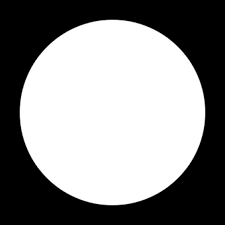
#> input picture images.png, 225 x 225 px
$ jupyter execute 'ders çalışmaları.ipynb'
#> lines starting #> are read from the running program, lines starting #| are printed output that depends on the picture; after the words box and inside, x2 and y2 are one past the last pixel; in counts of white or black regions, pixels touching at a corner belong together
[cell 1]
import cv2
image = cv2.imread('images.png')
#> image is the input picture: shape (225, 225, 3); min 0, max 255, mean 136.1
h, w = image.shape[:2]
#> h = 225; w = 225
print("Height = {}, Width = {}".format(h, w))
#| Height = 225, Width = 225

[cell 2]
import cv2
import numpy as np
import matplotlib.pyplot as plt
img=cv2.imread("s_futbol1.jpg")
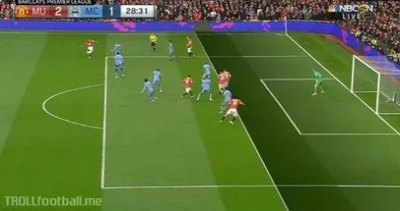
#> input picture s_futbol1.jpg, 400 x 211 px
#> img is the input picture: shape (211, 400, 3); mean B, G, R 54.3, 111.4, 87.3
plt.imshow(img)
plt.show()
plt.close('all')

cv2.waitKey(0)
cv2.destroyAllWindows()

[cell 3]
(B, G, R) = image[100, 100]
#> B = 255; G = 255; R = 255
print("R = {}, G = {}, B = {}".format(R, G, B))
#| R = 255, G = 255, B = 255
B = image[100, 100, 0]
print("B = {}".format(B))
#| B = 255

[cell 4]
a,b,c=image[100,20]
#> a = 129; b = 129; c = 129

[cell 5]
import cv2
image = cv2.imread('s_futbol1.jpg')
B, G, R = cv2.split(image)
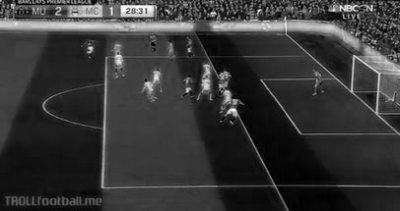
#> B: shape (211, 400); min 0, max 255, mean 54.3
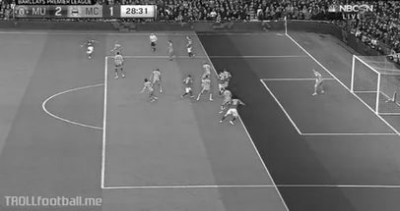
#> G: shape (211, 400); min 1, max 253, mean 111.4
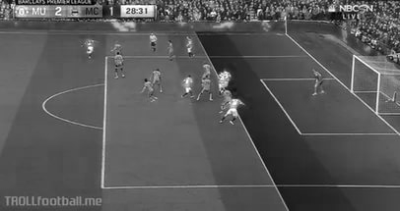
#> R: shape (211, 400); min 2, max 255, mean 87.3
cv2.imshow("original", image)
cv2.waitKey(0)
cv2.imshow("blue", B)
cv2.waitKey(0)
cv2.imshow("Green", G)
cv2.waitKey(0)
cv2.imshow("red", R)
cv2.waitKey(0)
cv2.destroyAllWindows()

[cell 6]
import cv2
import matplotlib.pyplot as plt

# Renkli bir görüntüyü yükle
image = cv2.imread('s_futbol1.jpg')

# BGR kanallarını ayır
b, g, r = cv2.split(image)

# Her bir kanalı gösterme
plt.subplot(1, 3, 1)
plt.imshow(b, cmap='gray')
plt.title('Mavi Kanal')

plt.subplot(1, 3, 2)
plt.imshow(g, cmap='gray')
plt.title('Yeşil Kanal')

plt.subplot(1, 3, 3)
plt.imshow(r, cmap='gray')
plt.title('Kırmızı Kanal')

plt.show()

[cell 7]
roi = image[100 : 500, 200 : 700]
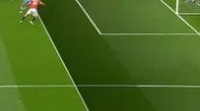
#> roi: shape (111, 200, 3); mean B, G, R 30.7, 102.8, 72.3
cv2.imshow("ROI", roi)
cv2.waitKey(0)
cv2.destroyAllWindows()

[cell 8]
resize = cv2.resize(image, (500, 500))
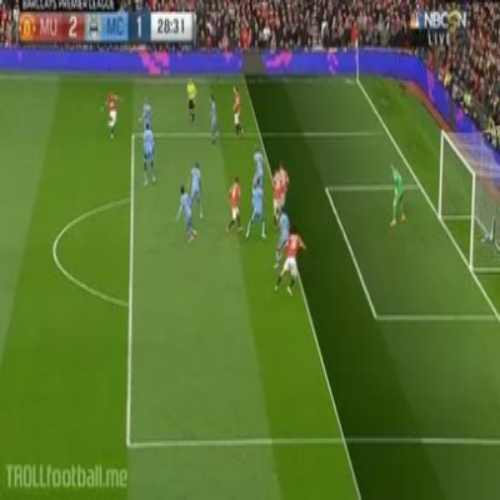
#> resize: shape (500, 500, 3); mean B, G, R 54.2, 111.3, 87.2
cv2.imshow("Resized Image", resize)
cv2.waitKey(0)
cv2.destroyAllWindows()

[cell 9]
import cv2

resim = cv2.imread('s_futbol1.jpg')


# R , G , B --> Gri
# gri = (R + G + B)/3
# gri = 0.30*R + 0.59*G + 0.11*B


gri_resim = cv2.cvtColor(resim, cv2.COLOR_BGR2GRAY)

deger = resim[200:250,250:300]


print(deger)
#> (printed output is left out)

renkli2 = cv2.cvtColor(gri_resim, cv2.COLOR_GRAY2BGR)

print(f'BGR karşılığı : {resim[100,100]}')
#| BGR karşılığı : [ 36 132  96]
print(f'Gri karşılığı : {gri_resim[100,100]}')
#| Gri karşılığı : 110
print(f'Yalancı BGR   : {renkli2[100,100]}')
#| Yalancı BGR   : [110 110 110]


gri_resim[100:150,120:190]=0
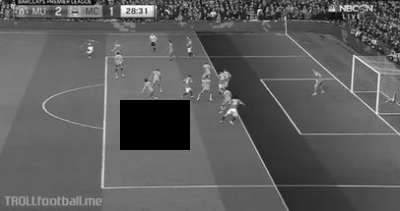
#> gri_resim: shape (211, 400); min 0, max 253, mean 92.8

cv2.imshow('Goruntu',gri_resim)

cv2.waitKey()

[cell 10]
import cv2

resim = cv2.imread('s_futbol1.jpg')

resim2 = cv2.bitwise_not(resim)
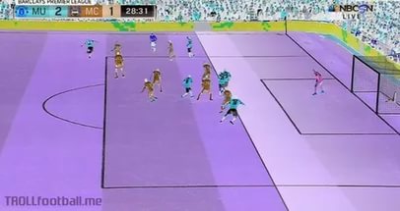
#> resim2: shape (211, 400, 3); mean B, G, R 200.7, 143.6, 167.7

cv2.imshow('sonuc',resim2)

cv2.waitKey(0)

[cell 11]
import cv2
import numpy as np

resim1=np.zeros((500,500),'uint8')
resim1[150:250,200:400]=255

resim2=np.zeros((500,500),'uint8')
resim2[200:350,300:450]=255

resim3=cv2.bitwise_not(resim1)

cv2.imshow('resim1',resim1)
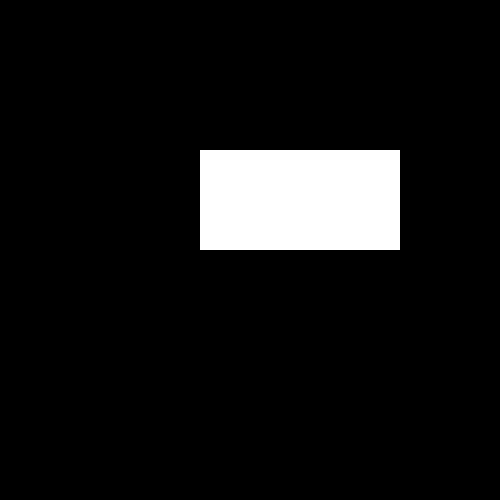
#> window 'resim1': shape (500, 500); 8% white; 1 white region, box (x1, y1, x2, y2) and area: (200, 150, 400, 250) 20000
cv2.imshow('resim2',resim2)
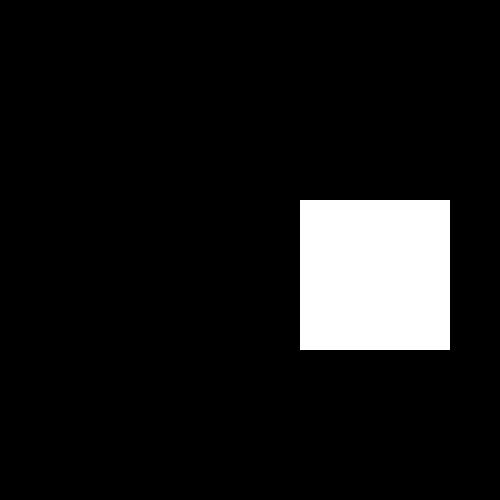
#> window 'resim2': shape (500, 500); 9% white; 1 white region, box (x1, y1, x2, y2) and area: (300, 200, 450, 350) 22500
cv2.imshow('resim3',resim3)
cv2.waitKey()


# 100 --> 01100100
# 200 --> 11001000
# 255 --> 11101100

# sonuc-> 01000000 ->64
